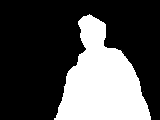
#> input picture testdata/metric/WavingTrees/hand_segmented_00247.BMP, 160 x 120 px
$ python test_eval.py
#> lines starting #> are read from the running program, lines starting #| are printed output that depends on the picture; after the words box and inside, x2 and y2 are one past the last pixel; in counts of white or black regions, pixels touching at a corner belong together
# -*- coding: utf-8 -*-
'''
@ Author : Dai Licun
@ Time: 2022/10
@ Institution: XiaMen University
@ Name: test_new.py
@ Version 1.1
@ information: To evaluate the outcome
'''

import cv2
import matplotlib.pyplot as plt
import numpy as np

from tools.eval import MSE_LOSS


# [113 lines left out: functions process0, process1, process2, process3, process4, process5 and 6 more, not called in this run]


input = "./testdata/WavingTrees.mp4"  # 视频地址
algo = 'MOG2'
ref = cv2.imread("./testdata/metric/WavingTrees/hand_segmented_00247.BMP")
#> ref is the input picture: shape (120, 160, 3); min 0, max 255, mean 78
index = 247
capture = cv2.VideoCapture(input)
framewidth = capture.get(cv2.CAP_PROP_FRAME_WIDTH)  # 宽度
framehight = capture.get(cv2.CAP_PROP_FRAME_HEIGHT)  # 高度
frames_num = capture.get(cv2.CAP_PROP_FRAME_COUNT)  # 帧数

if index > frames_num:  # 对比帧位置超过视频帧数
    print("wrong index")
    exit(0)

if algo == 'MOG2':  # 所用算法
    backSub = cv2.createBackgroundSubtractorMOG2(1000, 16, True)
else:
    backSub = cv2.createBackgroundSubtractorKNN()

if not capture.isOpened():  # 无法打开参考图
    print('Unable to open: ' + input)
    exit(0)
if ref is None:
    print("Could not read the reference.")
    exit(0)

count = 0
det = None
while True:  # 读取帧并检测背景前景
    ret, frame = capture.read()
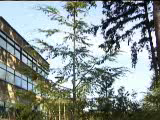
#> input picture frame 28 of testdata/WavingTrees.mp4, 160 x 120 px
#> frame is the input picture: shape (120, 160, 3); mean B, G, R 142.7, 144.7, 133.8
    if frame is None:
        break
    m = backSub.apply(frame)
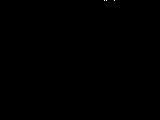
#> m: shape (120, 160); values 127 (black) and 255 (white), 0.02% white in thin lines or dots, all inside (x1, y1, x2, y2) = (104, 0, 115, 1)

    if count == index:
        det = m.copy()

    count = count + 1
# 可视化准备
masks = []
label = ["阈值+高斯3", "阈值+高斯5", "阈值+高斯7", "阈值+高斯9", "阈值+高斯9+3腐蚀膨胀", "阈值+高斯7+3腐蚀膨胀",
         "阈值+高斯9+5腐蚀膨胀", "阈值+高斯7+5腐蚀膨胀", "阈值+高斯7+7腐蚀膨胀", "阈值+高斯7+9腐蚀膨胀"]
# masks.append(process0(det))
masks.append(process1(det))
masks.append(process2(det))
masks.append(process3(det))
masks.append(process4(det))
masks.append(process5(det))
masks.append(process6(det))
masks.append(process7(det))
masks.append(process8(det))
masks.append(process9(det))
masks.append(process10(det))

result = MSE_LOSS(masks, cv2.cvtColor(ref, cv2.COLOR_RGB2GRAY))
visualization(list(reversed(result)), list(reversed(label)))
